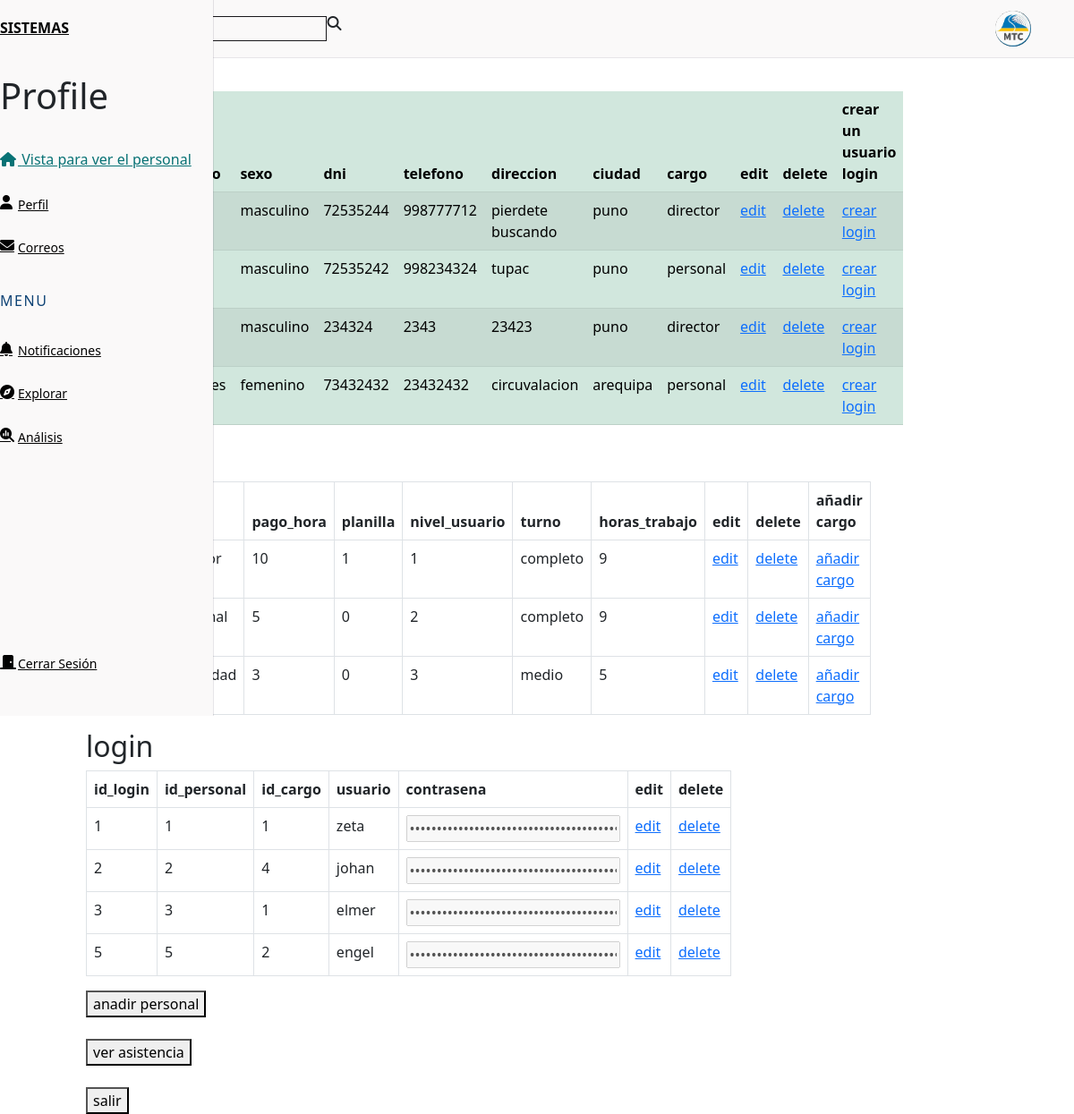
Page /view/administracion.php (signed in) on the committed database.
### tables this page shows
CREATE TABLE `personal` (
  `id_personal` int NOT NULL AUTO_INCREMENT,
  `nombre` varchar(50) DEFAULT NULL,
  `apellido` varchar(50) DEFAULT NULL,
  `sexo` varchar(10) DEFAULT NULL,
  `dni` int DEFAULT NULL,
  `telefono` int DEFAULT NULL,
  `direccion` varchar(50) DEFAULT NULL,
  `ciudad` varchar(30) DEFAULT NULL,
  `id_cargo` int DEFAULT NULL,
  PRIMARY KEY (`id_personal`),
  UNIQUE KEY `dni` (`dni`),
  UNIQUE KEY `telefono` (`telefono`),
  KEY `id_cargo` (`id_cargo`),
  CONSTRAINT `personal_ibfk_1` FOREIGN KEY (`id_cargo`) REFERENCES `cargo` (`id_cargo`)
);

CREATE TABLE `cargo` (
  `id_cargo` int NOT NULL AUTO_INCREMENT,
  `cargo` varchar(25) DEFAULT NULL,
  `pago_hora` float DEFAULT NULL,
  `planilla` tinyint(1) DEFAULT NULL,
  `nivel_usuario` int DEFAULT NULL,
  `turno` varchar(20) DEFAULT NULL,
  `horas_trabajo` int DEFAULT NULL,
  PRIMARY KEY (`id_cargo`)
);

### model/conexion.php (called while the page is built, shortened)
<?php
class Conexion{
    private $conn;
    public function __construct(){
        $host = "localhost";
        $user = "jersson";
        $password = "jersson";
        $db = "transportes";
        $this->conn=new mysqli($host, $user,$password ,$db);
        return $this->conn;
    }
    public function ConsultaCon($sql)
    {
        if(!$result = $this->conn->query($sql)){
            echo "Error: ".mysqli_error($this->conn);
            return false;
            exit();
        }
        return $result;
    }
}
?>

### model/consultas.model.php (called while the page is built, shortened)
<?php
require ("conexion.php");
class Consulta{
    private $conn;
    function __construct(){
        $this->conn = new Conexion();
        return $this->conn;
    }
    public function verPersonal(){
        $sql = "SELECT p.*,c.cargo  FROM personal p  JOIN cargo c on p.id_cargo = c.id_cargo;";
        $data = $this->conn->ConsultaCon($sql);
        return $data;
    }
    public function todosCargos(){
        $sql = "SELECT * FROM cargo;";
        $data = $this->conn->ConsultaCon($sql);
        return $data;
    }
    public function todosLogin(){
        $sql = "SELECT * FROM login;";
        $data = $this->conn->ConsultaCon($sql);
        return $data;
    }
}
?>

### view/administracion.php (the view, shortened to what this page needs)
<?php
if(isset($_SESSION['admin']))
{
    include("vista.php") ;
    require "../model/consultas.model.php";
$consulta = new Consulta();
$personal = $consulta->verPersonal();
$cargo = $consulta->todosCargos();
$login = $consulta->todosLogin();
?>
    <div class="col-md-8">
        <h2>personal</h2>
        <table class="table table-success table-striped">
            <thead>
                <tr>
                    <th> nombre </th>
                    <th> apellido </th>
                    <th> sexo </th>
                    <th> dni </th>
                    <th> telefono </th>
                    <th> direccion </th>
                    <th> ciudad </th>
                    <th> cargo </th>
                    <th> edit </th>
                    <th> delete </th>
                    <th> crear un usuario login </th>
                </tr>
            </thead>
            <tbody>
                <?php
                while($row = mysqli_fetch_array($personal)) {?>
                    <tr>
                        <td><?php echo $row['nombre']?> </td>
                        <td><?php echo $row['apellido']?> </td>
                        <td><?php echo $row['sexo']?> </td>
                        <td><?php echo $row['dni']?> </td>
                        <td><?php echo $row['telefono']?> </td>
                        <td><?php echo $row['direccion']?> </td>
                        <td><?php echo $row['ciudad']?> </td>
                        <td><?php echo $row['cargo']?> </td>
                        <td>
                            <a href="../controller/edit.hubicar.php?id_personal=<?=$row['id_personal'];?>">
                                edit
                            </a>
                        </td>
                        <td>
                            <a href="../controller/delete.controller.php?id_personal=<?=$row['id_personal'];?>">
                                delete
                            </a>
                        </td>
                        <td>
                            <a href="../view/registroUsuario.php?idpersonal=<?=$row['id_personal'];?>"">
                                crear login
                            </a>
                        </td>
                    </tr>
                <?php }?>
            </tbody>
        </table>
    </div>
    <div class="col-md-8">
    <h2>cargos</h2>
        <table class="table table-bordered">
            <thead>
                <tr>
                    <th> id_cargo </th>
                    <th> cargo </th>
                    <th> pago_hora </th>
                    <th> planilla </th>
                    <th> nivel_usuario </th>
                    <th> turno </th>
                    <th> horas_trabajo </th>
                    <th> edit </th>
                    <th> delete </th>
                    <th> añadir cargo </th>
                </tr>
            </thead>
            <tbody>
                <?php
                while($row = mysqli_fetch_array($cargo)) {?>
                    <tr>
                        <td><?php echo $row['id_cargo']?> </td>
                        <td><?php echo $row['cargo']?> </td>
                        <td><?php echo $row['pago_hora']?> </td>
                        <td><?php echo $row['planilla']?> </td>
                        <td><?php echo $row['nivel_usuario']?> </td>
                        <td><?php echo $row['turno']?> </td>
                        <td><?php echo $row['horas_trabajo']?> </td>
                        <td>
                            <a href="../controller/edit.hubicar.php?id_cargo=<?=$row['id_cargo'];?>">
                                edit
                            </a>
                        </td>
                        <td>
                            <a href="../controller/delete.controller.php?id_cargo=<?php echo $row['id_cargo'];?>">
                                delete
                            </a>
                        </td>
                        <td>
                            <a href="newCargo.php">
                                añadir cargo
                            </a>
                        </td>
                    </tr>
                <?php }?>
            </tbody>
        </table>
    </div>
    <div class="col-md-8">
    <h2>login</h2>
        <table class="table table-bordered">
            <thead>
                <tr>
                    <th> id_login </th>
                    <th> id_personal </th>
                    <th> id_cargo </th>
                    <th> usuario </th>
                    <th> contrasena </th>
                    <th> edit </th>
                    <th> delete </th>
                </tr>
            </thead>
            <tbody>
                <?php
                while($row = mysqli_fetch_array($login)) {?>
                    <tr>
                        <td><?php echo $row['id_login']?> </td>
                        <td><?php echo $row['id_personal']?> </td>
                        <td><?php echo $row['id_cargo']?> </td>
                        <td><?php echo $row['usuario']?> </td>
                        <td><input type="password" value = '<?php echo $row['contraseña']?>' disabled ></td>
                        <td>
                            <a href="../controller/edit.hubicar.php?id_login=<?=$row['id_login'];?>">
                                edit
                            </a>
                        </td>
                        <td>
                            <a href="../controller/delete.controller.php?id_login=<?php echo $row['id_login'];?>">
                                delete
                            </a>
                        </td>
                    </tr>
                <?php }?>
            </tbody>
        </table>
    </div>
    <div>
        <a href="registroDatos.php">
            <button>anadir personal</button>
        </a>
    </div><br>
    <div>
        <a href="verAsistencia.php">
            <button>ver asistencia</button>
        </a>
    </div>
    <div><br>
        <a href="../controller/salida.controller.php">
            <button>salir</button>
        </a>
    </div>
<?php include("footer.php");
}else{
    echo "No te muestro nada";
    header("Location: login.php");
}
?>

### view/header.php (shortened to what this page needs)
<!DOCTYPE html>
<html lang="en">
<head>
    <link rel="stylesheet" href="../assets/estilos2.css">
</head>

### view/vista.php (shortened to what this page needs)
<?php
include ("header.php");
?>
<body>
    <header class="header">
        <div class="header__container">
            <img src="../video/loo1.png" class="header__img" alt="">
            <div class="header__search">
                <i class="fa-solid fa-magnifying-glass"></i>
            </div>
        </div>
    </header>
    <div class="nav" id="navbar">
        <nav class="nav__container">
            <div>
                <a href="#" class="nav__link nav__logo">
                    <span class="nav__logo-name">SISTEMAS</span>
                </a>
                <div class="nav__list">
                    <div class="nav__items">
                        <h1 class="nav_subtitle">Profile</h1>
                        <a href="administracion.php" class="nav_link active">
                            <i class="fa-solid fa-house"></i>
                            <span class="nav_name">Vista para ver el personal</span>
                        </a>
                        <div class="nav__dropdown">
                            <a href="#" class="nav__link">
                                <i class="fa-solid fa-user"></i>
                                <span class="nav__name">Perfil</span>
                            </a>
                        </div>
                        <a href="#" class="nav__link">
                            <i class="fa-solid fa-envelope"></i>
                            <span class="nav__name">Correos</span>
                        </a>
                    </div>
                    <div class="nav__items">
                        <h3 class="nav__subtitle">Menu</h3>
                        <div class="nav__dropdown">
                            <a href="#" class="nav__link">
                                <i class="fa-sharp fa-solid fa-bell"></i>
                                <span class="nav__name">Notificaciones</span>
                            </a>
                        </div>
                        <a href="editarCargo.php" class="nav__link">
                            <i class="fa-solid fa-compass"></i>
                            <span class="nav__name">Explorar</span>
                        </a>
                        <a href="#" class="nav__link">
                            <i class="fa-solid fa-magnifying-glass-chart"></i>
                            <span class="nav__name">Análisis</span>
                        </a>
                    </div>
                </div>
            </div>
            <a href="#" class="nav__link nav__logout">
                <i class="fa-solid fa-door-closed"></i>
                <span class="nav__name">Cerrar Sesión</span>
            </a>
        </nav>
    </div>
    <main>
        <section>
            <p>Bienvenido</p>
        </section>
    </main>

### view/footer.php (shortened to what this page needs)
    <link href="https://cdn.jsdelivr.net/npm/bootstrap@5.3.0-alpha3/dist/css/bootstrap.min.css" rel="stylesheet">
</body>
</html>

### assets/estilos2.css (style rules this page uses)
:root { --header-height: 3.5rem; --nav-with:219px; --first-color: #33165f; --first-color: #087275; --first-color-light: #cecdcd; --title-color: #19181b; --text-color: #020202; --text-color-light: #0e4375; --body-color: #dfdbdf; --container-color: #faf9f9; --body-font: "Poppins", sans-serif; --normal-font-size: 0.998rem; --small-font-size: 0.95rem; --smaller-font-size: 0.85rem; --font-medium: 500; --font-semi-bold: 600; --z-fixed:100; }
@media screen and (min-width: 1024px) { :root { --normal-font-size: 1rem; --small-font-size: 0.875rem; --smaller-font-size: 0.813rem; } }
* { box-sizing: border-box; }
body { margin: var(--header-height) 0 0 0; padding: 1rem 1rem 0; font-family: var(--body-font); font-size: var(--normal-font-size); background-color: var(--body-color); color: var(--text-color); }
h1 { margin: 0; }
a { text-decoration: none; }
img { max-width: 100%; height: auto; }
.header { position: fixed; top: 0; left: 0; width: 100%; background-color: var(--container-color); box-shadow: 0 1px 0 rgba(22, 8, 43, 0.1); padding: 0 1rem; z-index: var(--z-fixed); }
.header__container { display: flex; align-items: center; height: var(--header-height); justify-content: space-between; }
.header__img { width: 35px; height: 35px; border-radius: 50%; -o-object-fit: cover; object-fit: cover; }
.header__search { display: flex; padding: 0.4rem 0.75rem; background-color: var(--fist-color-light); border-radius: 0.25rem; }
.nav { position: fixed; top: 0; left: -100%; height: 100vh; padding: 1rem 1rem 0; background-color: var(--container-color); box-shadow: 1px 0 0 rgba(22, 8, 43, 0.1); z-index: var(--z-fixed); transition: 0.4s; }
.nav__container { height: 100%; display: flex; flex-direction: column; justify-content: space-between; padding-bottom: 3rem; overflow: auto; scrollbar-width: none; }
.nav__logo { font-weight: var(--font-semi-bold); margin-bottom: 2.5rem; }
.nav__list, .nav__items { display: grid; }
.nav__list { row-gap: 2.5rem; }
.nav__items { row-gap: 1.5rem; }
.nav__subtitle { font-size: var(--normal-font-size); text-transform: uppercase; letter-spacing: 0.1rem; color: var(--text-color-light); }
.nav__link { display: flex; align-items: center; color: var(--text-color); }
.nav__name { font-size: var(--small-font-size); font-weight: var(--font-medium); white-space: nowrap; }
.nav__logout { margin-top: 5rem; }
.nav__dropdown { overflow: hidden; max-height: 21px; transition: 0.4s ease-in-out; }
.active { color: var(--first-color); }
@media screen and (min-width: 768px) { body { padding: 1rem 3rem 0 6rem; } }
@media screen and (min-width: 768px) { .header { padding: 0 3rem 0 6rem; } }
@media screen and (min-width: 768px) { .header__container { height: calc(var(--header-height) + 0.5rem); } }
@media screen and (min-width: 768px) { .header__search { width: 300px; padding: 0.55rem 0.75rem; } }
@media screen and (min-width: 768px) { .header__img { width: 40px; height: 40px; order: 1; } }
@media screen and (min-width: 768px) { .nav { left: 0; padding: 1.2rem 1.5rem 0; width: 68px; } }
@media screen and (min-width: 768px) { .nav__items { row-gap: 1.7rem; } }
@media screen and (min-width: 768px) { .nav__logo-name, .nav__name, .nav__subtitle, .nav__dropdown-icon { opacity: 0; transition: 0.3s; } }
.fa-solid { height: 20px; width: 20px; }

### rows in the picture
personal: sexo "masculino", dni "72535244", telefono "998777712", direccion "pierdete buscando", ciudad "puno", id_cargo.cargo "director"
personal: sexo "masculino", dni "72535242", telefono "998234324", direccion "tupac", ciudad "puno", id_cargo.cargo "personal"
personal: sexo "masculino", dni "234324", telefono "2343", direccion "23423", ciudad "puno", id_cargo.cargo "director"
personal: sexo "femenino", dni "73432432", telefono "23432432", direccion "circuvalacion", ciudad "arequipa", id_cargo.cargo "personal"
cargo: pago_hora "10", planilla "1", nivel_usuario "1", turno "completo", horas_trabajo "9"
cargo: pago_hora "5", planilla "0", nivel_usuario "2", turno "completo", horas_trabajo "9"
cargo: pago_hora "3", planilla "0", nivel_usuario "3", turno "medio", horas_trabajo "5"

### other values in the picture
$row['id_login'] "1"
$row['id_personal'] "1"
$row['id_cargo'] "1"
$row['usuario'] "zeta"
$row['id_login'] "2"
$row['id_personal'] "2"
$row['id_cargo'] "4"
$row['usuario'] "johan"
$row['id_login'] "3"
$row['id_personal'] "3"
$row['usuario'] "elmer"
$row['id_login'] "5"
$row['id_personal'] "5"
$row['id_cargo'] "2"
$row['usuario'] "engel"
